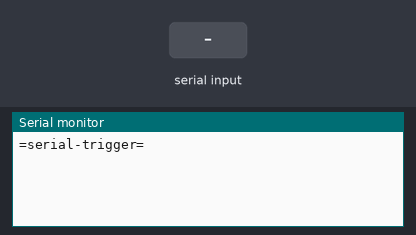
Recording of a sketch running on a simulated Arduino Uno, built with avr-gcc and run on an emulated ATmega328P. Parts: the last lines printed to the serial monitor. The inputs (shaded band) are chosen by the test bench.

Above: at 1.2 s.
1.3 s: "90,45,200\n" received over Serial
At 2.4 s:
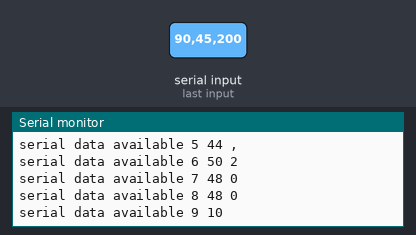
2.8 s: "30,150,10\n" received over Serial
At 3.9 s:
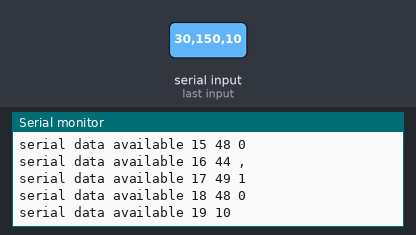
Timing chart, 0 to 5.8 s (numbered marks = the images above; inputs shaded):
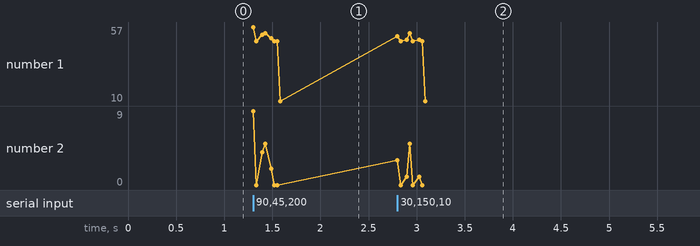

Measured:
- after the input at 1.3 s, the serial monitor: prints a new line at once (image 1)
- after the input at 2.8 s, the serial monitor: prints a new line at once (image 2)

The sketch:

serial-trigger.ino
```cpp
#include "SerialListener.cpp"
#include "Interval.cpp"
#include "CommandParser.cpp"

SerialListener sListener(512, ';');
Interval interval(10);
CommandParser cmdParser;

void show(char* str, int len = NULL) {
  if (NULL != len) {
    for (int i=0; i<len; i++) { Serial.print(str[i]); }
  } else {
    int i = 0;
    char b = str[i];
    while (NULL != b) {
      Serial.print(b);
      char b = str[i++];
    }
  }
  Serial.println("");
}

void setup() {
  Serial.begin(9600);
  Serial.println("=serial-trigger=");
}

void loop() {
  sListener.wait();

  if (interval.ready()) {

    if (sListener.recieved()){
      //int len = sListener.length();
      //char* data = sListener.data();

      //Serial.println("");
      //Serial.print("length: "); Serial.println(len);

//      Serial.println("------ main program ------");
//      for (int i=0; i<len; i++) {
//        Serial.print(i); Serial.print(": ");
//        Serial.print(data[i]);
//        Serial.print(" [code: "); Serial.print(byte(data[i])); Serial.print("]");
//        Serial.println("");
//      }
//      Serial.println("------ main program ------");

//        cmdParser.parse(data);
//        Serial.println(cmdParser.command());
    }
  }
}
```

CommandParser.cpp
```cpp
#include <Arduino.h>

class CommandParser
{
  public:
    CommandParser(char* command_delimiter = ":", char* data_delimiter = ","){
      this->command_delimiter = command_delimiter;
      this->data_delimiter = data_delimiter;
    }

  void parse(char* inputData) {
    this->the_command = strtok(inputData, this->command_delimiter);

    char* token;
    token = strtok(NULL, this->data_delimiter);
    while (token != NULL) {
      this->the_data[this->the_counter++] = atoi(token);
      token = strtok(NULL, this->data_delimiter);
    }
  }

  char* command(){
    //Serial.println(sizeof(this->the_command));
    return this->the_command;
  }

  int length() {
    return this->the_counter;
  }

  int* data() {
    return this->the_data;
  }

  private:
    char* command_delimiter;
    char* data_delimiter;

    char* the_command;
    int the_counter = 0;
    int* the_data = new int;
};
```

Interval.cpp
```cpp
#include <Arduino.h>

class Interval
{
  public:
    Interval(unsigned long interval) {
      this->interval = interval;
    }

    boolean ready(){
      if ((millis() - this->lastRead) > this->interval) {
        this->lastRead = millis();
        return true;
      } else {
        return false;
      }
    }

    unsigned long duration(){
      return this->interval;
    }

  private:
    unsigned long interval = 200;
    unsigned long lastRead = 0;
};
```

SerialListener.cpp
```cpp
#include <Arduino.h>

// Прекращает приём новых данных, покуда не использованы текущие (течка).
// При первом считывании хранимых данных освобождается от них, переходит на
// приём новых. Счётчик длины очищается при считывани хранимых данных, но
// не при при считывании счётчика.

class SerialListener
{
  public:
    //SerialListener(int maxInputLength, char delimiter) {
    SerialListener(int maxLen, char dlmtr) {
      this->maxInputLength = maxLen;
      this->delimiter = dlmtr;
    }

    void wait() {

      if (!this->dataRecieved && (Serial.available()>0))
      {
        Serial.print("serial data available");
        Serial.print(" ");
        Serial.print(this->inputDataCounter);
        Serial.print(" ");

        byte piece = Serial.read();

        Serial.print(piece);
        Serial.print(" ");
        Serial.print(char(piece));
        Serial.println("");

        if (piece == this->delimiter)
        {
           // защита от "пустых данных"
           if (0 != this->inputDataCounter)
           {
              // добавляю символ конца строки
              this->inputData[this->inputDataCounter] = char(0);
              this->inputDataCounter += 1;
              this->dataRecieved = true;

              Serial.println("");
              Serial.println("data just recieved:");
              Serial.print("length: "); Serial.println(this->inputDataCounter);
              Serial.print("data: "); Serial.println(this->inputData);

              Serial.println("");
              Serial.println("output in for cycle:");
              Serial.println(this->inputDataCounter);
              for (int j=0; j < this->inputDataCounter; j++) {
                Serial.print(this->inputData[j]);
              } Serial.println("");

              Serial.println("");
              Serial.println("output in for cycle with assignment:");
              Serial.println(this->inputDataCounter);
              for (int j=0; j < this->inputDataCounter; j++) {
                this->outputData[j] = this->inputData[j];
                //Serial.print(this->outputData[j]);
                Serial.print(this->inputData[j]);
              } Serial.println("");
           }
        }
        else
        {
//          Serial.print(this->inputDataCounter);
//          Serial.print(": ");
//          Serial.print(piece); Serial.print(" ("); Serial.print(char(piece)); Serial.print(")");
//          Serial.println("");
          this->inputData[this->inputDataCounter] = char(piece);
          this->inputDataCounter += 1;
        }
      }
    }

    boolean recieved() {
      return this->dataRecieved;
    }

    int length() {
      return this->inputDataCounter;
    }

    char* data() {
//      Serial.println("");
//      Serial.println("----- SerialListener.data(1) -----");
//
//        for (int i=0; i < this->inputDataCounter; i++) {
//          Serial.print(i); Serial.print(": ");
//          Serial.print(this->inputData[i]);
//          Serial.print(" [code: "); Serial.print(byte(this->inputData[i])); Serial.print("]");
//          Serial.println("");
//        }
//
//      Serial.println("----- SerialListener.data(1) -----");

      // копирование файлов в новый массив
      //char* d = new char[512];

      //Serial.print("this->inputDataCounter: "); Serial.println(this->inputDataCounter);

//      for (int j=0; j < this->inputDataCounter; j++) {
//        Serial.println(this->inputData[j]);
//        this->outputData[j] = this->inputData[j];
//        //this->someByte = this->inputData[j];
//      }

//      Serial.println("");
//      Serial.println("----- SerialListener.data(2) -----");
//
//        for (int k=0; k < this->inputDataCounter; k++) {
//          Serial.print(k); Serial.print(": ");
//          Serial.print(this->outputData[k]);
//          Serial.print(" [code: "); Serial.print(byte(this->outputData[k])); Serial.print("]");
//          Serial.println("");
//        }
//
//      Serial.println("----- SerialListener.data(2) -----");

      // осичтка текущего массива (хранилища)
      //this->clear();
      this->dataRecieved = false;

      return this->outputData;
    }

  private:
    // настраиваемые пользователем
    int maxInputLength;
    char delimiter;

    // служебные
    char* inputData = new char[this->maxInputLength];
    char* outputData = new char[this->maxInputLength];
    int inputDataCounter = 0;
    boolean dataRecieved = false;
    char someByte;

    void clear() {
      delete this->inputData;
      this->inputData = new char[this->maxInputLength];
      this->inputDataCounter = 0;
      this->dataRecieved = false;
    }
};
```
